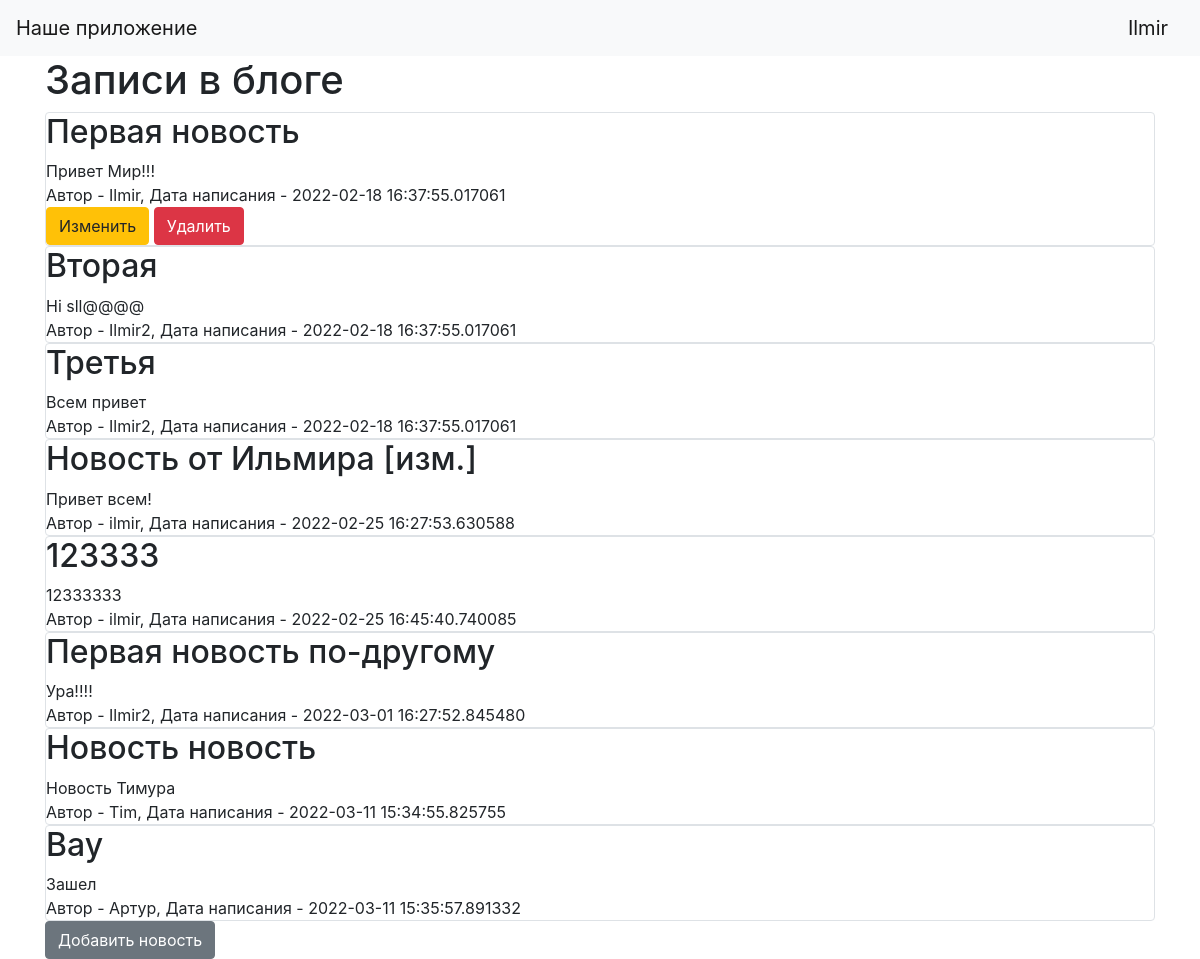
The page / (signed in) on the database its author committed.
### data/users.py (models this page shows, shortened)
class User(SqlAlchemyBase, UserMixin, SerializerMixin):
    __tablename__ = 'users'
    id = sqlalchemy.Column(sqlalchemy.Integer,
                           primary_key=True, autoincrement=True)
    name = sqlalchemy.Column(sqlalchemy.String, nullable=True)
    about = sqlalchemy.Column(sqlalchemy.String, nullable=True)
    email = sqlalchemy.Column(sqlalchemy.String,
                              index=True, unique=True, nullable=True)
    hashed_password = sqlalchemy.Column(sqlalchemy.String, nullable=True)
    created_date = sqlalchemy.Column(sqlalchemy.DateTime,
                                     default=datetime.datetime.now)
    news = orm.relation('News', back_populates='user')

### data/news.py (models this page shows)
class News(SqlAlchemyBase, UserMixin, SerializerMixin):
    __tablename__ = 'news'
    id = sqlalchemy.Column(sqlalchemy.Integer,
                           primary_key=True, autoincrement=True)
    title = sqlalchemy.Column(sqlalchemy.String, nullable=True)
    content = sqlalchemy.Column(sqlalchemy.String, nullable=True)
    created_date = sqlalchemy.Column(sqlalchemy.DateTime,
                                     default=datetime.datetime.now)
    is_private = sqlalchemy.Column(sqlalchemy.Boolean, default=True)
    user_id = sqlalchemy.Column(sqlalchemy.Integer,
                                sqlalchemy.ForeignKey("users.id"))
    user = orm.relation('User')

### main.py (the view)
@app.route("/")
def index():
    db_sess = db_session.create_session()
    if current_user.is_authenticated:
        news = db_sess.query(News).filter(or_(News.is_private == False,News.is_private == True and News.user == current_user  ))
    else:
        news = db_sess.query(News).filter(News.is_private == False)
    return render_template("index.html", news=news)

### data/db_session.py (called while the page is built)
def create_session() -> Session:
    global __factory
    return __factory()

### main.py (called while the page is built)
@login_manager.user_loader
def load_user(user_id):
    db_sess = db_session.create_session()
    return db_sess.query(User).get(user_id)

### templates/index.html
{% extends "base.html" %}
{% block content %}
<h1>Записи в блоге</h1>
{% for item in news%}
<div class="col-md6 border rounded">
    <h2>{{item.title}}</h2>
    <div>
        {{item.content}}
    </div>
    <div>
        Автор - {{item.user.name}}, Дата написания - {{item.created_date}}
    </div>
    {% if current_user.is_authenticated and current_user == item.user %}
    <div>
        <a href="/news/{{ item.id }}" class="btn btn-warning">
            Изменить
        </a>
        <a href="/news_delete/{{ item.id }}" class="btn btn-danger">
            Удалить
        </a>
    </div>
{% endif %}
</div>
{% endfor %}
{% if current_user.is_authenticated %}
    <a href="/news" class="btn btn-secondary">Добавить новость</a>
{% endif %}
{% endblock %}

### templates/base.html (shortened to what this page needs)
<!doctype html>
<html lang="en">
<head>
    <link rel="stylesheet"
          href="https://stackpath.bootstrapcdn.com/bootstrap/4.4.1/css/bootstrap.min.css"
>
</head>
<body>
<header>
    <nav class="navbar navbar-light bg-light">
        <a class="navbar-brand" href="#">Наше приложение</a>
        {% if current_user.is_authenticated %}
    <a class="navbar-brand" href="/logout">{{ current_user.name }}</a>
{% else %}
    <p>
        <a class="btn btn-primary " href="/register">Зарегистрироваться</a>
        <a class="btn btn-success" href="/login">Войти</a>
    </p>
{% endif %}
    </nav>
</header>
<main role="main" class="container">
    {% block content %}{% endblock %}
</main>
</body>
</html>

### rows shown on the page
User: name "Ilmir"
News: title "Первая новость", content "Привет Мир!!!", user.name "Ilmir", created_date "2022-02-18 16:37:55.017061"
News: title "Вторая", content "Hi sll@@@@", user.name "Ilmir2", created_date "2022-02-18 16:37:55.017061"
News: title "Третья", content "Всем привет", user.name "Ilmir2", created_date "2022-02-18 16:37:55.017061"
News: title "Новость от Ильмира [изм.]", content "Привет всем!", user.name "ilmir", created_date "2022-02-25 16:27:53.630588"
News: title "123333", content "12333333", user.name "ilmir", created_date "2022-02-25 16:45:40.740085"
News: title "Первая новость по-другому", content "Ура!!!!", user.name "Ilmir2", created_date "2022-03-01 16:27:52.845480"
News: title "Новость новость", content "Новость Тимура", user.name "Tim", created_date "2022-03-11 15:34:55.825755"
News: title "Вау", content "Зашел", user.name "Артур", created_date "2022-03-11 15:35:57.891332"
